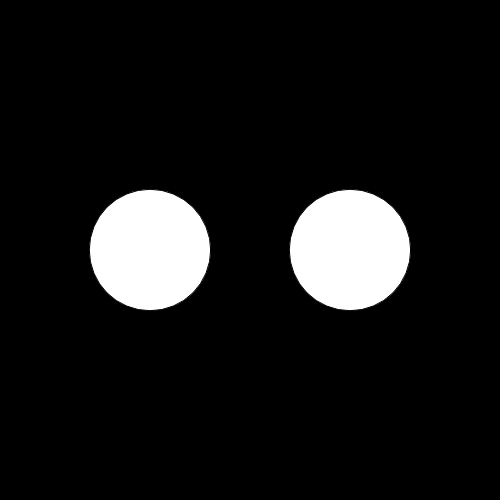
Frame 1 (no input)
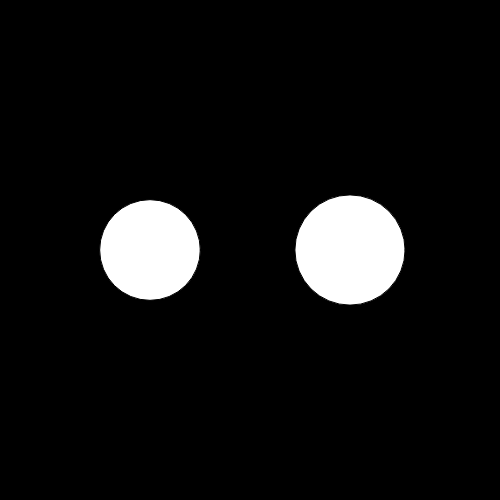
Frame 60 (no input)
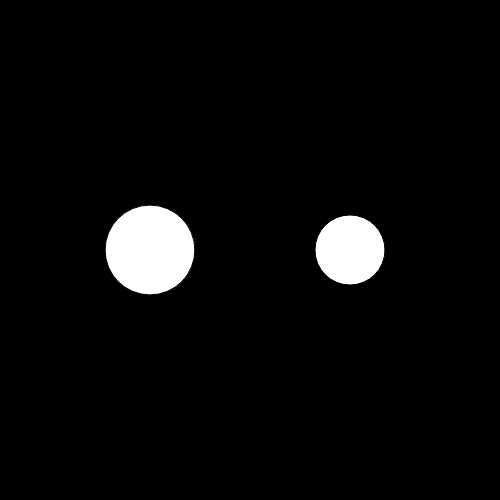
Frame 120 (the mouse pressed at the canvas centre since frame 60)

The p5.js sketch that drew these frames (run headless with seeded random() and noise() and a simulated clock; from frame 60 on, the mouse is pressed at the canvas centre):

// p5.js sketch
// ── sketch.js
// keep track of our "noise location"
var noiseLocation = 0;

function setup() {
  createCanvas(500,500);

  // request a detailed noise environment
  noiseDetail(24);

  // draw everything with a white color
  fill(255);
}

function draw() {
  background(0);

  // get a size for our "noise" ellipse
  var noiseValue = noise( noiseLocation );
  var noiseBallSize = map(noiseValue, 0, 1, 50, 150);

  // draw our "noise" ellipse
  ellipse(150, 250, noiseBallSize, noiseBallSize);

  // increase noise offset
  noiseLocation += 0.005;


  // draw our "random" ellipse
  var randomSize = random(50, 150);
  ellipse(350, 250, randomSize, randomSize);

}
